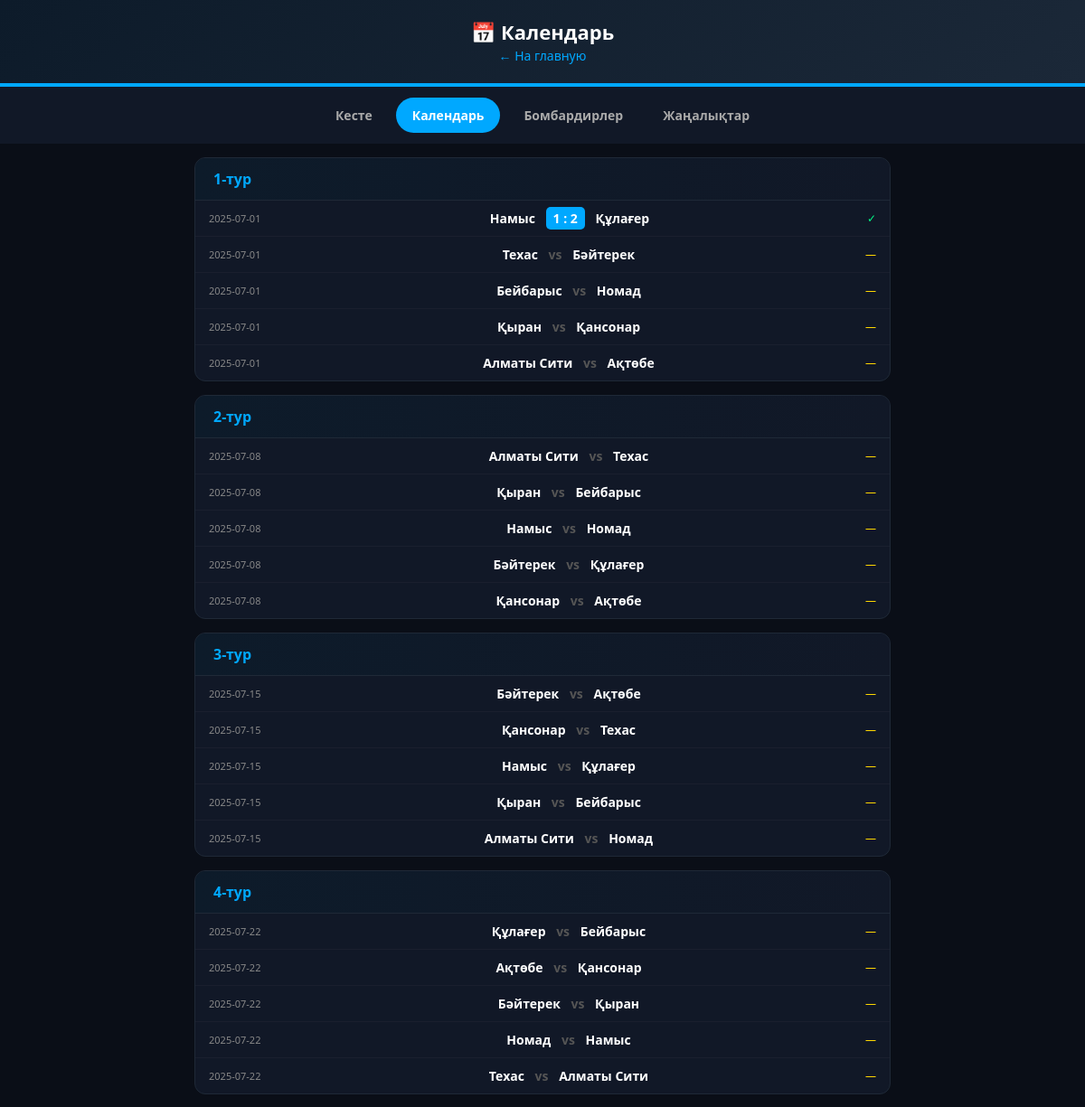
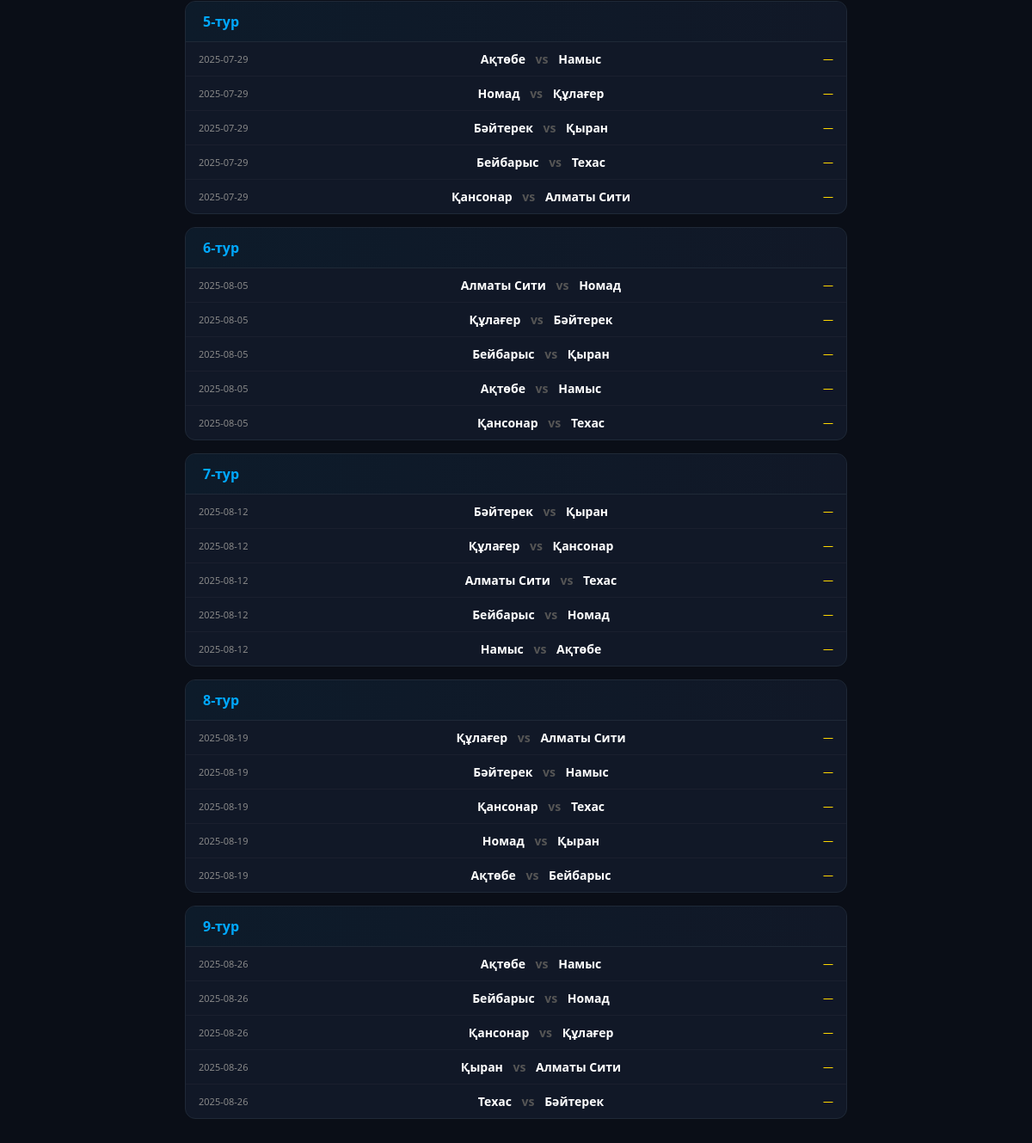
/calendar, run on the app's committed database (2 pictures, top to bottom).
### tables this page shows
CREATE TABLE matches (
        id INTEGER PRIMARY KEY, round INTEGER, home_team_id INTEGER, away_team_id INTEGER,
        home_score INTEGER DEFAULT 0, away_score INTEGER DEFAULT 0,
        match_date TEXT, status TEXT DEFAULT 'scheduled',
        FOREIGN KEY (home_team_id) REFERENCES teams(id),
        FOREIGN KEY (away_team_id) REFERENCES teams(id)
    );

CREATE TABLE teams (
        id INTEGER PRIMARY KEY, name TEXT, logo TEXT DEFAULT '',
        games INTEGER DEFAULT 0, wins INTEGER DEFAULT 0, draws INTEGER DEFAULT 0,
        losses INTEGER DEFAULT 0, goals_for INTEGER DEFAULT 0, goals_against INTEGER DEFAULT 0,
        points INTEGER DEFAULT 0
    );

### app.py (the view)
@app.route('/calendar')
def calendar():
    db = get_db()
    rounds = db.execute('SELECT DISTINCT round FROM matches ORDER BY round').fetchall()
    calendar_data = {}
    for r in rounds:
        matches = db.execute('''
            SELECT m.*, t1.name as home_name, t2.name as away_name
            FROM matches m
            JOIN teams t1 ON m.home_team_id = t1.id
            JOIN teams t2 ON m.away_team_id = t2.id
            WHERE m.round = ?
            ORDER BY m.match_date, m.id
        ''', (r['round'],)).fetchall()
        calendar_data[r['round']] = matches
    db.close()
    return render_template('calendar.html', calendar=calendar_data)

### app.py (called while the page is built)
def get_db():
    conn = sqlite3.connect('league.db')
    conn.row_factory = sqlite3.Row
    return conn

### templates/calendar.html (shortened to what this page needs)
<!DOCTYPE html>
<html lang="kk">
<head>
</head>
<body>
    <div class="header">
        <h1>📅 Календарь</h1>
        <a href="/">← На главную</a>
    </div>
    <div class="nav">
        <a href="/">Кесте</a>
        <a href="/calendar" class="active">Календарь</a>
        <a href="/scorers">Бомбардирлер</a>
        <a href="/news">Жаңалықтар</a>
    </div>
    <div class="container">
        {% for round_num, matches in calendar.items() %}
        <div class="round-card">
            <div class="round-header">{{ round_num }}-тур</div>
            {% for match in matches %}
            <div class="match-row">
                <div class="match-date">{{ match.match_date }}</div>
                <div class="match-teams">
                    <a href="/team/{{ match.home_team_id }}">{{ match.home_name }}</a>
                    {% if match.status == 'finished' %}
                    <a href="/match/{{ match.id }}" style="text-decoration:none;">
                        <span class="score">{{ match.home_score }} : {{ match.away_score }}</span>
                    </a>
                    {% else %}
                    <span class="vs">vs</span>
                    {% endif %}
                    <a href="/team/{{ match.away_team_id }}">{{ match.away_name }}</a>
                </div>
                <span class="{% if match.status == 'finished' %}status-finished{% else %}status-scheduled{% endif %}">
                    {% if match.status == 'finished' %}✓{% else %}—{% endif %}
                </span>
            </div>
            {% endfor %}
        </div>
        {% endfor %}
    </div>
</body>
</html>

### templates/calendar.html (style rules this page uses)
* { margin: 0; padding: 0; box-sizing: border-box; }
body { font-family: 'Segoe UI', Arial; background: #0a0e17; color: #fff; }
.header { background: linear-gradient(135deg, #0d1b2a, #1b2838); padding: 20px; text-align: center; border-bottom: 4px solid #00a8ff; }
.header h1 { font-size: 22px; }
.header a { color: #00a8ff; text-decoration: none; font-size: 14px; }
.nav { display: flex; justify-content: center; gap: 8px; padding: 12px; background: #111827; flex-wrap: wrap; }
.nav a { color: #aaa; text-decoration: none; padding: 10px 18px; border-radius: 25px; font-size: 14px; font-weight: 600; }
.nav a:hover, .nav a.active { background: #00a8ff; color: #fff; }
.container { max-width: 800px; margin: 0 auto; padding: 15px; }
.round-card { background: #111827; border-radius: 12px; border: 1px solid #1f2937; margin-bottom: 15px; overflow: hidden; }
.round-header { background: linear-gradient(90deg, #0d1b2a, #111827); padding: 12px 20px; font-weight: 700; font-size: 16px; border-bottom: 1px solid #1f2937; color: #00a8ff; }
.match-row { display: flex; align-items: center; padding: 10px 15px; border-bottom: 1px solid #1a1f2e; gap: 10px; }
.match-row:last-child { border-bottom: none; }
.match-date { font-size: 11px; color: #888; min-width: 70px; }
.match-teams { flex: 1; font-weight: 600; font-size: 14px; text-align: center; }
.match-teams a { color: #fff; text-decoration: none; }
.score { background: #00a8ff; color: #fff; padding: 3px 8px; border-radius: 5px; font-weight: 700; margin: 0 8px; }
.vs { color: #555; margin: 0 8px; }
.status-scheduled { color: #ffd700; font-size: 12px; }
.status-finished { color: #00ff88; font-size: 12px; }

### data on the page
matches: match_date "2025-07-01", home_name "Намыс", home_score "1", away_score "2", away_name "Құлағер"
matches: match_date "2025-07-01", home_name "Техас", status "vs", away_name "Бәйтерек"
matches: match_date "2025-07-01", home_name "Бейбарыс", status "vs", away_name "Номад"
matches: match_date "2025-07-01", home_name "Қыран", status "vs", away_name "Қансонар"
matches: match_date "2025-07-01", home_name "Алматы Сити", status "vs", away_name "Ақтөбе"
matches: match_date "2025-07-08", home_name "Алматы Сити", status "vs", away_name "Техас"
matches: match_date "2025-07-08", home_name "Қыран", status "vs", away_name "Бейбарыс"
matches: match_date "2025-07-08", home_name "Намыс", status "vs", away_name "Номад"
matches: match_date "2025-07-08", home_name "Бәйтерек", status "vs", away_name "Құлағер"
matches: match_date "2025-07-08", home_name "Қансонар", status "vs", away_name "Ақтөбе"
matches: match_date "2025-07-15", home_name "Бәйтерек", status "vs", away_name "Ақтөбе"
matches: match_date "2025-07-15", home_name "Қансонар", status "vs", away_name "Техас"
matches: match_date "2025-07-15", home_name "Намыс", status "vs", away_name "Құлағер"
matches: match_date "2025-07-15", home_name "Қыран", status "vs", away_name "Бейбарыс"
matches: match_date "2025-07-15", home_name "Алматы Сити", status "vs", away_name "Номад"
matches: match_date "2025-07-22", home_name "Құлағер", status "vs", away_name "Бейбарыс"
matches: match_date "2025-07-22", home_name "Ақтөбе", status "vs", away_name "Қансонар"
matches: match_date "2025-07-22", home_name "Бәйтерек", status "vs", away_name "Қыран"
matches: match_date "2025-07-22", home_name "Номад", status "vs", away_name "Намыс"
matches: match_date "2025-07-22", home_name "Техас", status "vs", away_name "Алматы Сити"
matches: match_date "2025-07-29", home_name "Ақтөбе", status "vs", away_name "Намыс"
matches: match_date "2025-07-29", home_name "Номад", status "vs", away_name "Құлағер"
matches: match_date "2025-07-29", home_name "Бәйтерек", status "vs", away_name "Қыран"
matches: match_date "2025-07-29", home_name "Бейбарыс", status "vs", away_name "Техас"
matches: match_date "2025-07-29", home_name "Қансонар", status "vs", away_name "Алматы Сити"
matches: match_date "2025-08-05", home_name "Алматы Сити", status "vs", away_name "Номад"
matches: match_date "2025-08-05", home_name "Құлағер", status "vs", away_name "Бәйтерек"
matches: match_date "2025-08-05", home_name "Бейбарыс", status "vs", away_name "Қыран"
matches: match_date "2025-08-05", home_name "Ақтөбе", status "vs", away_name "Намыс"
matches: match_date "2025-08-05", home_name "Қансонар", status "vs", away_name "Техас"
matches: match_date "2025-08-12", home_name "Бәйтерек", status "vs", away_name "Қыран"
matches: match_date "2025-08-12", home_name "Құлағер", status "vs", away_name "Қансонар"
matches: match_date "2025-08-12", home_name "Алматы Сити", status "vs", away_name "Техас"
matches: match_date "2025-08-12", home_name "Бейбарыс", status "vs", away_name "Номад"
matches: match_date "2025-08-12", home_name "Намыс", status "vs", away_name "Ақтөбе"
matches: match_date "2025-08-19", home_name "Құлағер", status "vs", away_name "Алматы Сити"
matches: match_date "2025-08-19", home_name "Бәйтерек", status "vs", away_name "Намыс"
matches: match_date "2025-08-19", home_name "Қансонар", status "vs", away_name "Техас"
matches: match_date "2025-08-19", home_name "Номад", status "vs", away_name "Қыран"
matches: match_date "2025-08-19", home_name "Ақтөбе", status "vs", away_name "Бейбарыс"
matches: match_date "2025-08-26", home_name "Ақтөбе", status "vs", away_name "Намыс"
matches: match_date "2025-08-26", home_name "Бейбарыс", status "vs", away_name "Номад"
matches: match_date "2025-08-26", home_name "Қансонар", status "vs", away_name "Құлағер"
matches: match_date "2025-08-26", home_name "Қыран", status "vs", away_name "Алматы Сити"
matches: match_date "2025-08-26", home_name "Техас", status "vs", away_name "Бәйтерек"

### other printed values
{{ round_num }} "1" "2" "3" "4" "5" "6" "7" "8" "9"
